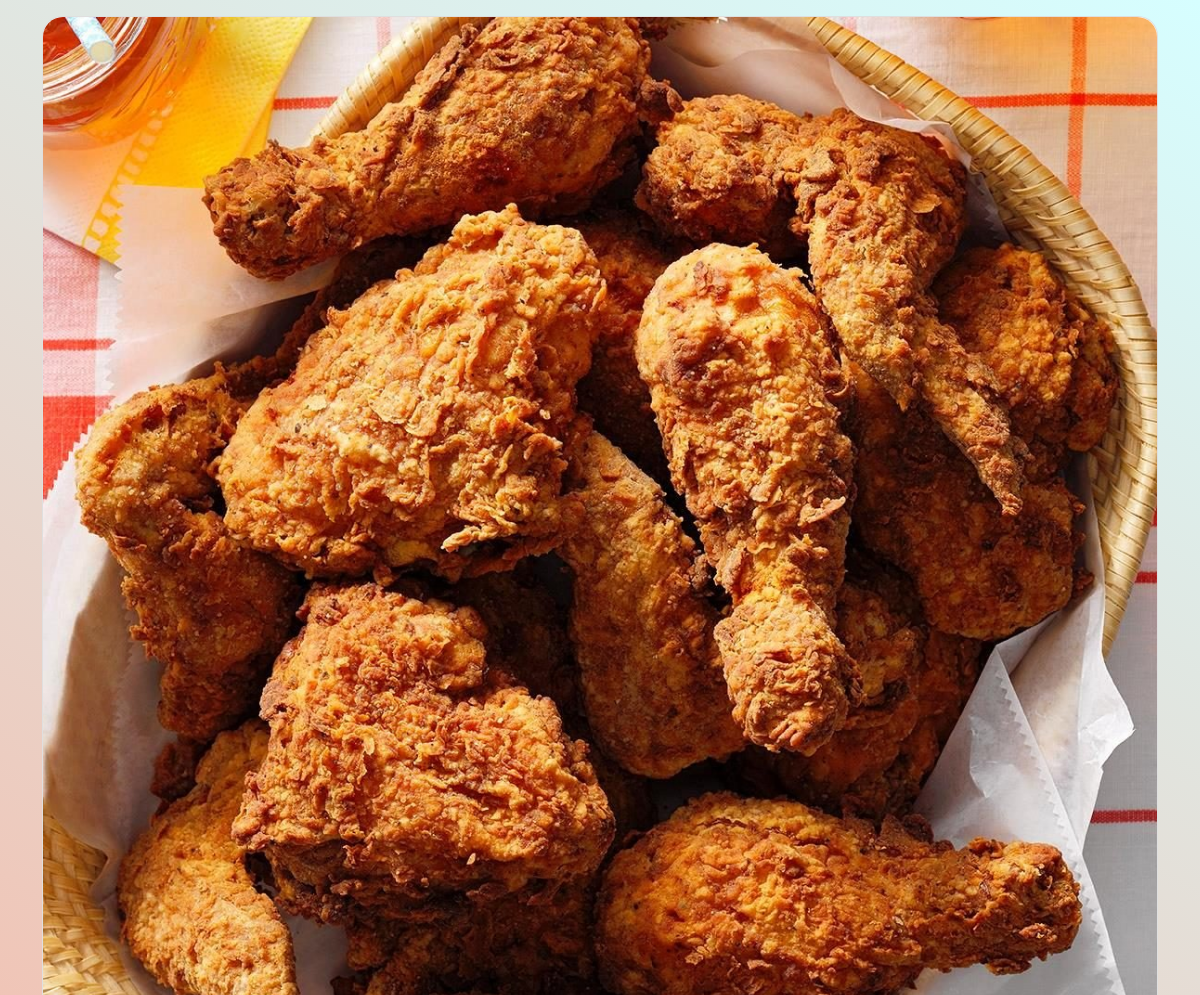
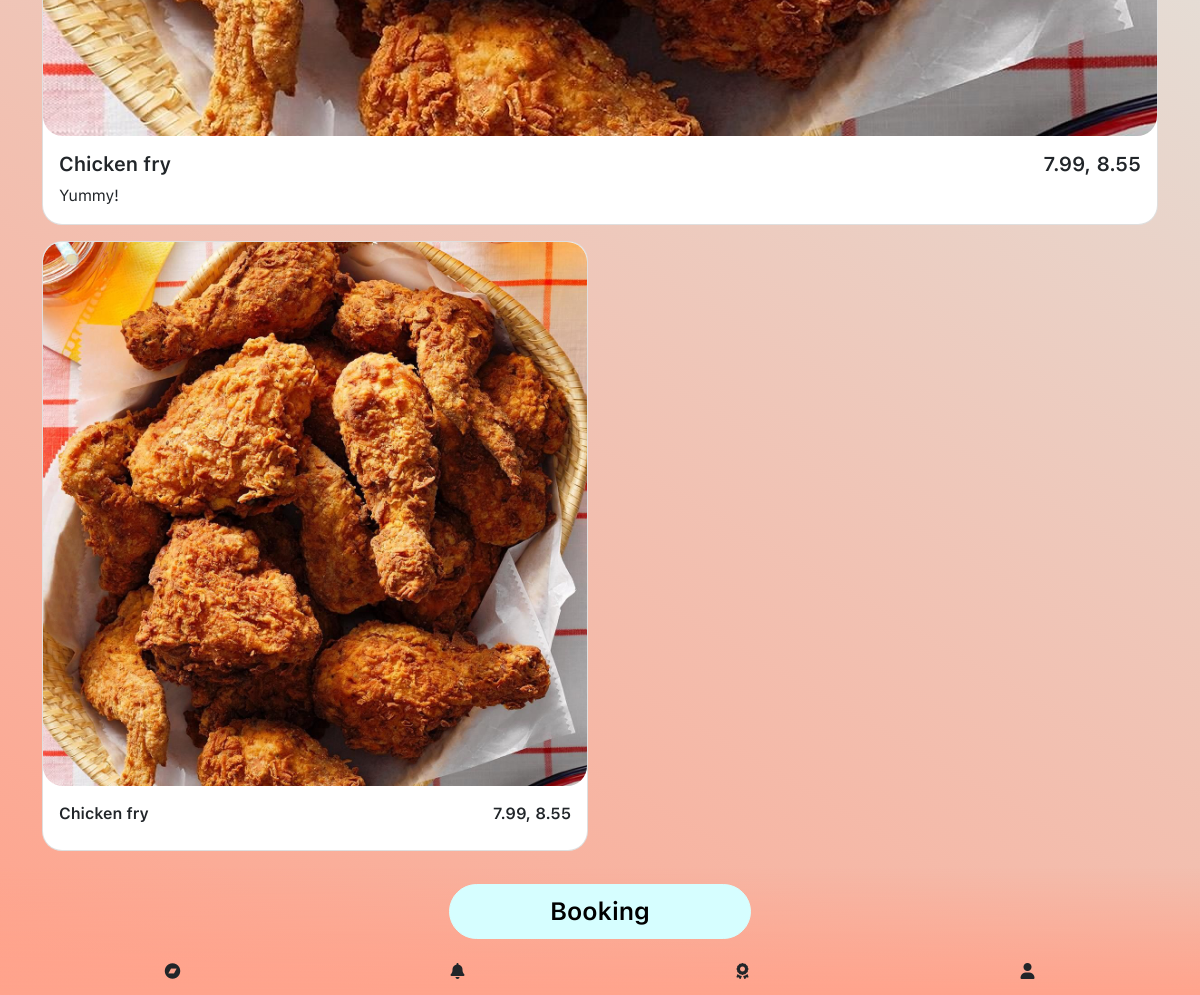
The app's page /product-details.php?product_id=1, older data (2 pictures, top to bottom).
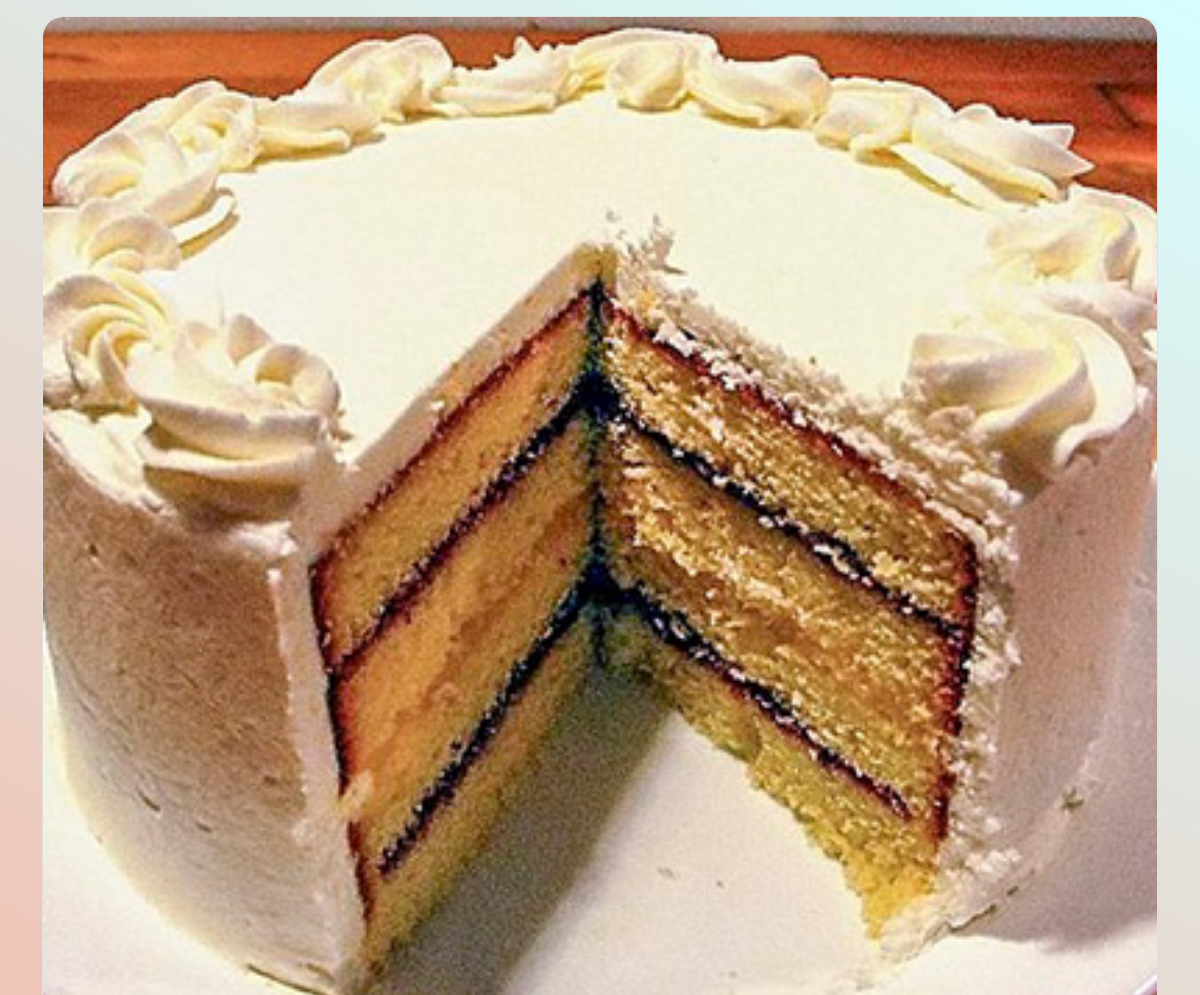
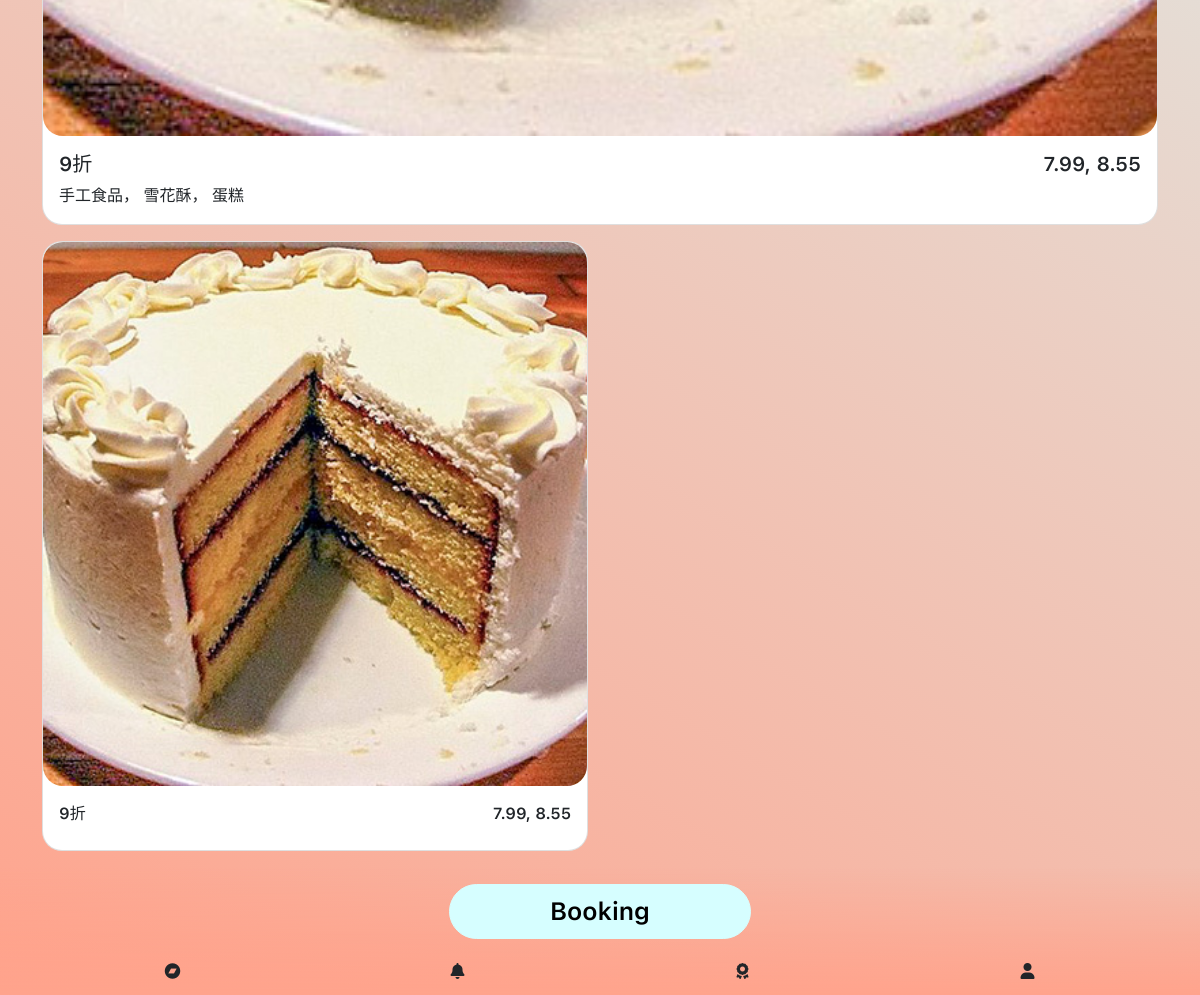
The same page, newer data (2 pictures, top to bottom).
### tables this page shows
CREATE TABLE `product` (
  `id` int(11) NOT NULL,
  `restaurant_id` int(11) NOT NULL,
  `p_name` varchar(100) NOT NULL,
  `code` varchar(10) NOT NULL,
  `time` varchar(100) NOT NULL,
  `discount` int(11) NOT NULL,
  `price` varchar(100) NOT NULL,
  `description` varchar(5000) NOT NULL,
  `image` varchar(200) NOT NULL,
  `status` int(11) NOT NULL DEFAULT 1,
  `updated_at` timestamp NOT NULL DEFAULT current_timestamp() ON UPDATE current_timestamp()
);

### admin/includes/dbController.php (called while the page is built, shortened)
<?php
class DBController {
    private $host = "localhost";
    private $user = "root";
    private $password = "";
    private $database = "restaurents";
    private $conn;
    function __construct() {
        $this->conn = $this->connectDB();
    }
    function connectDB() {
        $conn = mysqli_connect($this->host,$this->user,$this->password,$this->database);
        return $conn;
    }
    function runQuery($query) {
        $result = mysqli_query($this->conn,$query);
        while($row=mysqli_fetch_assoc($result)) {
            $resultset[] = $row;
        }
        if(!empty($resultset))
            return $resultset;
    }
    function numRows($query) {
        $result  = mysqli_query($this->conn,$query);
        $rowcount = mysqli_num_rows($result);
        return $rowcount;
    }
}

### includes/db-configure.php (called while the page is built)
<?php
require_once("admin/includes/dbController.php");
$db_handle = new DBController();
require_once("admin/includes/send_report.php");

### admin/includes/send_report.php (called while the page is built, shortened)
<?php
$daily_report = $db_handle->runQuery("SELECT * FROM `daily_report` order by id desc");
$monthly_report = $db_handle->runQuery("SELECT * FROM `monthly_report` order by id desc");

### product-details.php (the view, shortened to what this page needs)
<?php
require_once('includes/db-configure.php');
?>
<!doctype html>
<html lang="en">
<head>
    <link href="assets/vendors/bootstrap/css/bootstrap.min.css" rel="stylesheet"/>
    <link rel="stylesheet" href="assets/vendors/font-awesome/css/all.min.css"/>
    <link rel='stylesheet' href='assets/vendors/swiper/css/swiper.min.css'>
    <link rel='stylesheet' href='assets/css/style.css'>
</head>
<body>
<section class="container mt-3 mb-5 pb-5">
    <?php
    if (isset($_GET['product_id'])) {
        $product_data = $db_handle->runQuery("SELECT * FROM product where id={$_GET['product_id']} order by id desc");
        $row_count = $db_handle->numRows("SELECT * FROM product where id={$_GET['product_id']} order by id desc");
        $restaurant_id = '';
        for ($i = 0; $i < $row_count; $i++) {
            $restaurant_id = $product_data[$i]["restaurant_id"];
            ?>
            <div class="row mt-3">
                <div class="col-12">
                    <div class="card">
                        <img src="<?php echo $product_data[$i]["image"]; ?>" class="card-img-top card-product-image"
                             alt="...">
                        <div class="card-body">
                            <div class="row">
                                <div class="col-6">
                                    <h5 class="card-title"><?php echo $product_data[$i]["p_name"]; ?></h5>
                                </div>
                                <div class="col-6 text-end">
                                    <h5 class="card-title"><?php echo $product_data[$i]["price"]; ?></h5>
                                </div>
                            </div>
                            <p class="card-text"><?php echo $product_data[$i]["description"]; ?></p>
                        </div>
                    </div>
                </div>
            </div>
        <?php } ?>
        <div class="row mb-5">
            <?php
            $product_data = $db_handle->runQuery("SELECT * FROM product where restaurant_id={$restaurant_id} order by RAND() limit 4");
            $row_count = $db_handle->numRows("SELECT * FROM product where restaurant_id={$restaurant_id} order by RAND() desc limit 4");
            for ($i = 0; $i < $row_count; $i++) {
                ?>
                <div class="col-6 mt-3">
                    <div class="card">
                        <img src="<?php echo $product_data[$i]["image"]; ?>" class="card-img-top card-product-image" alt="...">
                        <div class="card-body">
                            <div class="row">
                                <div class="col-6">
                                    <p class="card-title"><?php echo $product_data[$i]["p_name"]; ?></p>
                                </div>
                                <div class="col-6 text-end">
                                    <p class="card-title"><?php echo $product_data[$i]["price"]; ?></p>
                                </div>
                            </div>
                        </div>
                    </div>
                </div>
            <?php } ?>
        </div>
        <?php
    } ?>
</section>
<footer class="fixed-bottom pb-3 pt-3 bg-custom">
    <div class="container">
        <div class="d-flex justify-content-center align-items-center">
            <button type="button" class="btn btn-info btn-lg custom-button" onclick="window.location.href='Booking'">Booking</button>
        </div>
        <div class="row mt-4">
            <div class="col-3 d-flex justify-content-center align-items-center">
                <i class="fa-brands fa-bandcamp"></i>
            </div>
            <div class="col-3 d-flex justify-content-center align-items-center">
                <i class="fa-solid fa-bell"></i>
            </div>
            <div class="col-3 d-flex justify-content-center align-items-center">
                <i class="fa-solid fa-award"></i>
            </div>
            <div class="col-3 d-flex justify-content-center align-items-center">
                <i class="fa-solid fa-user"></i>
            </div>
        </div>
    </div>
</footer>
</body>
</html>

### assets/css/style.css (style rules this page uses)
body { background-image: linear-gradient(210deg, #d6feff, #ffa38c); height: 100%; margin: 0; background-repeat: no-repeat; background-attachment: fixed; }
.bg-custom { background: linear-gradient(180deg, #fbfbfb00, #ffa38c); }
.nav-link,.card-text { font-family: 'sf-pro-regular'; }
.card-title { font-family: 'sf-pro-semibold'; }
.card { border-radius: 1.25em; }
.card-product-image { border-radius: 1.25em; }
.custom-button { font-family: 'sf-pro-semibold'; background-color: #d6feff; border-color: #d6feff; border-radius: 35px; font-size: 25px; color: black; padding: 8px 100px; }

Row changes from the older to the newer data that the page shows:
changed product: image: a different picture; p_name "Chicken fry" → "9折"; description "Yummy!" → "手工食品， 雪花酥， 蛋糕"
